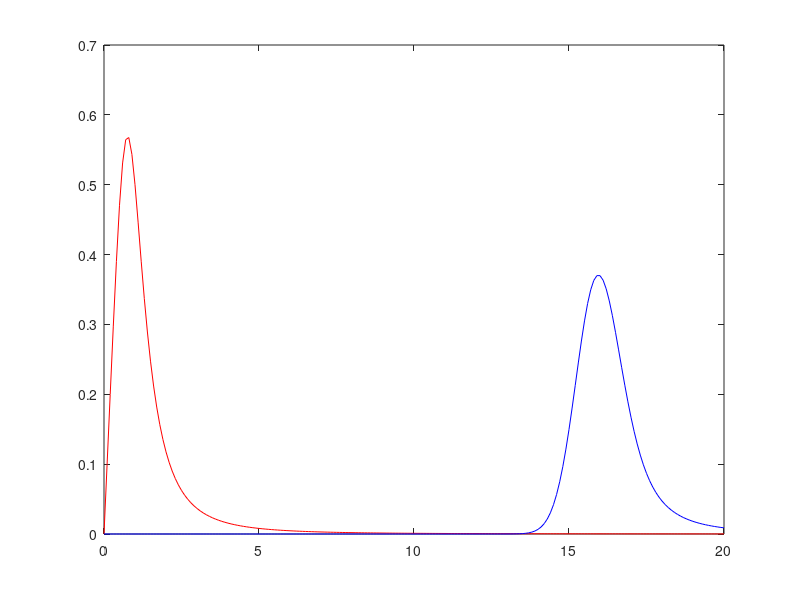

MATLAB code for this plot:
clear all
close all
clc

%
% Introductory Matlab script for solving the advection equation: 
% u_t + c*u_x = 0
% using simple upwinding
% 

% Set the parameters for the solution
L = 20; % length of solution domain (from zero)
J = 200; % number of grid points (not counting zero)
x = linspace(0,L,J+1); % set up a vector of x locations
dx = L/J; % size of a grid cell, delta x
c = 1; % advection speed
dt = 0.08; % size of time step, delta t

T = 15; % duraction of simulation
N = round(T/dt); % number of times to iterate simuation to get to time T

% set an initial condition
u0 = x./(x.^4 + 1);
up = u0; % up will denote u in the Present during the simulation

plot(x, u0, 'r') % plot the IC

% add labels to the plot
xlabel('x'), ylabel('u(x,t)')
title(['Upwinding for the advection equation, \phi = ' num2str(c*dt/dx)])

for n = 1:N % beginning the for time loop
    
    up(1) = 0; % enforce the zero BC at x = 0
    
    for j = 2:J+1 % begin spatial loop; note that j = 1 is x = 0
        un(j) = up(j) - c*dt/dx*(up(j)-up(j-1));
    end % ending the spatial loop
    
    % to see results as an animation uncomment the line below and comment
    % the if - end statement
    
    plot(x,u0,'r',x,un,'b'), pause(.1) % plots the next calculated time slice and the IC for reference. Makes this an animation
    
    % if mod(n*dt,2) < dt % check if current time is close to a multiple of 2
    %     hold on, plot(x,un,'b'), hold off % if so, add a plot of current solution to existing plot
    % end

    up = un; % reset present solution for next time step
end % end time loop
